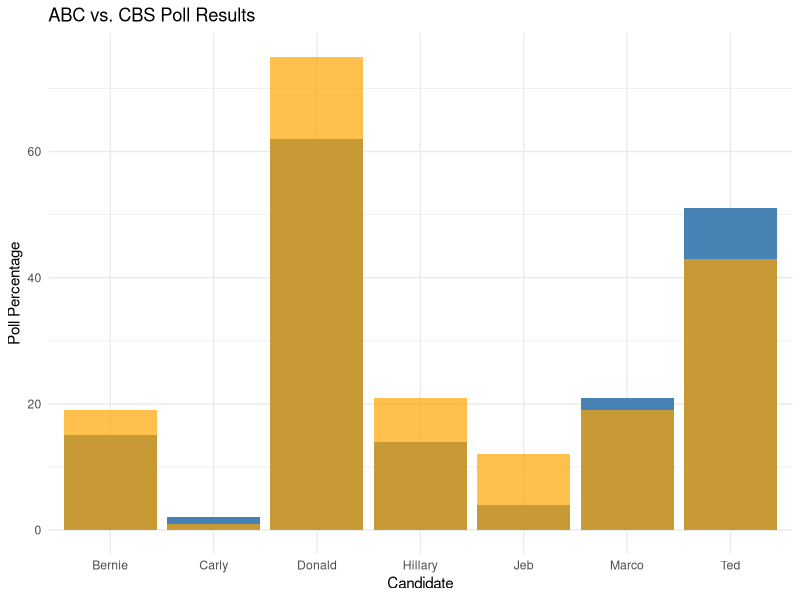

This chart was generated by the following R code:
Name <- c("Jeb", "Donald", "Ted", "Marco", "Carly", "Hillary", "Bernie")
ABC_poll <- c( 4, 62, 51, 21, 2, 14, 15)
CBS_poll <- c(12, 75, 43, 19, 1, 21, 19)

df_polls <- data.frame(Name, ABC_poll, CBS_poll)

str(df_polls)
head(df_polls)

mean(df_polls$ABC_poll)
median(df_polls$CBS_poll)
range(df_polls[, c("ABC_poll","CBS_poll")])

df_polls$Diff <- df_polls$CBS_poll - df_polls$ABC_pol

df_polls

library(ggplot2)

poll_plot <- ggplot(df_polls, aes(x = Name)) +
  geom_col(aes(y = ABC_poll), fill = "steelblue") +
  geom_col(aes(y = CBS_poll), fill = "orange", alpha = 0.7) +
  labs(
    title = "ABC vs. CBS Poll Results",
    x = "Candidate",
    y = "Poll Percentage"
  ) +
  theme_minimal()

poll_plot
